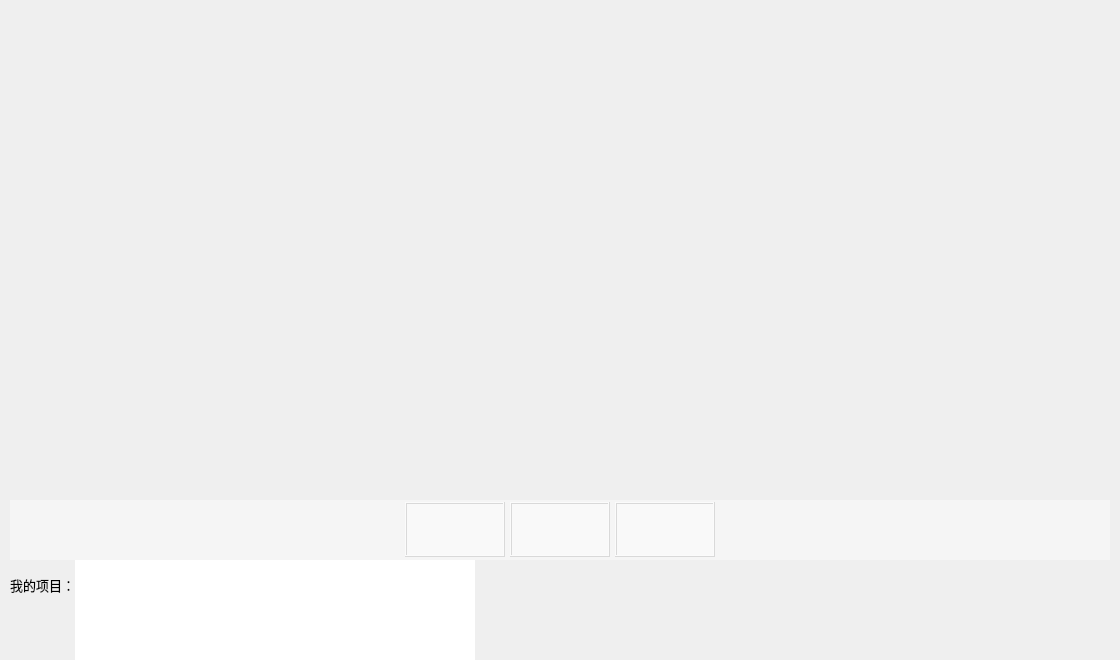
      <widget class="QWidget" name="tab_4_welcome">
       <attribute name="icon">
        <iconset resource="icon.qrc">
         <normaloff>:/new/prefix_icon/icon/home.png</normaloff>:/new/prefix_icon/icon/home.png</iconset>
       </attribute>
       <attribute name="title">
        <string/>
       </attribute>
       <layout class="QGridLayout" name="gridLayout_3">
        <property name="leftMargin">
         <number>0</number>
        </property>
        <property name="topMargin">
         <number>0</number>
        </property>
        <property name="rightMargin">
         <number>0</number>
        </property>
        <property name="bottomMargin">
         <number>0</number>
        </property>
        <property name="spacing">
         <number>0</number>
        </property>
        <item row="0" column="0">
         <widget class="QWidget" name="widget_5_central" native="true">
          <property name="sizePolicy">
           <sizepolicy hsizetype="Expanding" vsizetype="Expanding">
            <horstretch>0</horstretch>
            <verstretch>0</verstretch>
           </sizepolicy>
          </property>
          <layout class="QVBoxLayout" name="verticalLayout">
           <property name="spacing">
            <number>0</number>
           </property>
           <property name="leftMargin">
            <number>10</number>
           </property>
           <property name="topMargin">
            <number>0</number>
           </property>
           <property name="rightMargin">
            <number>10</number>
           </property>
           <property name="bottomMargin">
            <number>0</number>
           </property>
           <item>
            <widget class="QWidget" name="widget_6_pictrue" native="true">
             <property name="sizePolicy">
              <sizepolicy hsizetype="Expanding" vsizetype="Expanding">
               <horstretch>0</horstretch>
               <verstretch>0</verstretch>
              </sizepolicy>
             </property>
             <property name="minimumSize">
              <size>
               <width>1080</width>
               <height>500</height>
              </size>
             </property>
             <layout class="QGridLayout" name="gridLayout_5">
              <property name="leftMargin">
               <number>0</number>
              </property>
              <property name="topMargin">
               <number>0</number>
              </property>
              <property name="rightMargin">
               <number>0</number>
              </property>
              <property name="bottomMargin">
               <number>0</number>
              </property>
              <property name="spacing">
               <number>0</number>
              </property>
              <item row="2" column="0">
               <widget class="QLabel" name="label_7_picture">
                <property name="sizePolicy">
                 <sizepolicy hsizetype="Expanding" vsizetype="Expanding">
                  <horstretch>0</horstretch>
                  <verstretch>0</verstretch>
                 </sizepolicy>
                </property>
                <property name="minimumSize">
                 <size>
                  <width>1080</width>
                  <height>500</height>
                 </size>
                </property>
                <property name="autoFillBackground">
                 <bool>true</bool>
                </property>
                <property name="text">
                 <string/>
                </property>
                <property name="pixmap">
                 <pixmap resource="icon.qrc">:/new/prefix_photo/photo/picture1.jpeg</pixmap>
                </property>
                <property name="scaledContents">
                 <bool>true</bool>
                </property>
               </widget>
              </item>
              <item row="3" column="0">
               <widget class="QWidget" name="widget_7_shrink" native="true">
                <property name="enabled">
                 <bool>true</bool>
                </property>
                <property name="sizePolicy">
                 <sizepolicy hsizetype="Expanding" vsizetype="Minimum">
                  <horstretch>0</horstretch>
                  <verstretch>0</verstretch>
                 </sizepolicy>
                </property>
                <property name="minimumSize">
                 <size>
                  <width>1080</width>
                  <height>60</height>
                 </size>
                </property>
                <property name="styleSheet">
                 <string notr="true">QWidget
{
background-color :rgba(255, 255, 255,0.4);
}</string>
                </property>
                <layout class="QHBoxLayout" name="horizontalLayout_7">
                 <property name="spacing">
                  <number>5</number>
                 </property>
                 <property name="leftMargin">
                  <number>0</number>
                 </property>
                 <property name="topMargin">
                  <number>0</number>
                 </property>
                 <property name="rightMargin">
                  <number>0</number>
                 </property>
                 <property name="bottomMargin">
                  <number>0</number>
                 </property>
                 <item>
                  <spacer name="horizontalSpacer_5">
                   <property name="orientation">
                    <enum>Qt::Horizontal</enum>
                   </property>
                   <property name="sizeHint" stdset="0">
                    <size>
                     <width>377</width>
                     <height>20</height>
                    </size>
                   </property>
                  </spacer>
                 </item>
                 <item>
                  <widget class="QLabel" name="label_8_shrink_1">
                   <property name="sizePolicy">
                    <sizepolicy hsizetype="Maximum" vsizetype="Maximum">
                     <horstretch>0</horstretch>
                     <verstretch>0</verstretch>
                    </sizepolicy>
                   </property>
                   <property name="minimumSize">
                    <size>
                     <width>100</width>
                     <height>55</height>
                    </size>
                   </property>
                   <property name="maximumSize">
                    <size>
                     <width>100</width>
                     <height>55</height>
                    </size>
                   </property>
                   <property name="frameShape">
                    <enum>QFrame::Box</enum>
                   </property>
                   <property name="frameShadow">
                    <enum>QFrame::Raised</enum>
                   </property>
                   <property name="text">
                    <string/>
                   </property>
                   <property name="pixmap">
                    <pixmap resource="icon.qrc">:/new/prefix_photo/photo/picture1.jpeg</pixmap>
                   </property>
                   <property name="scaledContents">
                    <bool>true</bool>
                   </property>
                  </widget>
                 </item>
                 <item>
                  <widget class="QLabel" name="label_8_shrink_2">
                   <property name="sizePolicy">
                    <sizepolicy hsizetype="Maximum" vsizetype="Maximum">
                     <horstretch>0</horstretch>
                     <verstretch>0</verstretch>
                    </sizepolicy>
                   </property>
                   <property name="minimumSize">
                    <size>
                     <width>100</width>
                     <height>55</height>
                    </size>
                   </property>
                   <property name="maximumSize">
                    <size>
                     <width>100</width>
                     <height>55</height>
                    </size>
                   </property>
                   <property name="frameShape">
                    <enum>QFrame::Box</enum>
                   </property>
                   <property name="frameShadow">
                    <enum>QFrame::Raised</enum>
                   </property>
                   <property name="text">
                    <string/>
                   </property>
                   <property name="pixmap">
                    <pixmap resource="icon.qrc">:/new/prefix_photo/photo/picture2.jpeg</pixmap>
                   </property>
                   <property name="scaledContents">
                    <bool>true</bool>
                   </property>
                  </widget>
                 </item>
                 <item>
                  <widget class="QLabel" name="label_8_shrink_3">
                   <property name="sizePolicy">
                    <sizepolicy hsizetype="Maximum" vsizetype="Maximum">
                     <horstretch>0</horstretch>
                     <verstretch>0</verstretch>
                    </sizepolicy>
                   </property>
                   <property name="minimumSize">
                    <size>
                     <width>100</width>
                     <height>55</height>
                    </size>
                   </property>
                   <property name="maximumSize">
                    <size>
                     <width>100</width>
                     <height>55</height>
                    </size>
                   </property>
                   <property name="frameShape">
                    <enum>QFrame::Box</enum>
                   </property>
                   <property name="frameShadow">
                    <enum>QFrame::Raised</enum>
                   </property>
                   <property name="text">
                    <string/>
                   </property>
                   <property name="pixmap">
                    <pixmap resource="icon.qrc">:/new/prefix_photo/photo/picture3.jpeg</pixmap>
                   </property>
                   <property name="scaledContents">
                    <bool>true</bool>
                   </property>
                  </widget>
                 </item>
                 <item>
                  <spacer name="horizontalSpacer_4">
                   <property name="orientation">
                    <enum>Qt::Horizontal</enum>
                   </property>
                   <property name="sizeHint" stdset="0">
                    <size>
                     <width>377</width>
                     <height>20</height>
                    </size>
                   </property>
                  </spacer>
                 </item>
                </layout>
               </widget>
              </item>
             </layout>
            </widget>
           </item>
           <item>
            <widget class="QWidget" name="widget_6_projiect" native="true">
             <property name="sizePolicy">
              <sizepolicy hsizetype="Maximum" vsizetype="Maximum">
               <horstretch>0</horstretch>
               <verstretch>0</verstretch>
              </sizepolicy>
             </property>
             <property name="minimumSize">
              <size>
               <width>1100</width>
               <height>100</height>
              </size>
             </property>
             <property name="maximumSize">
              <size>
               <width>1100</width>
               <height>100</height>
              </size>
             </property>
             <layout class="QGridLayout" name="gridLayout_7">
              <property name="leftMargin">
               <number>0</number>
              </property>
              <property name="topMargin">
               <number>0</number>
              </property>
              <property name="rightMargin">
               <number>0</number>
              </property>
              <property name="bottomMargin">
               <number>0</number>
              </property>
              <property name="spacing">
               <number>0</number>
              </property>
              <item row="0" column="0">
               <widget class="QLabel" name="label_3">
                <property name="font">
                 <font>
                  <pointsize>10</pointsize>
                 </font>
                </property>
                <property name="text">
                 <string>我的项目：</string>
                </property>
               </widget>
              </item>
              <item row="0" column="1" rowspan="2">
               <widget class="QPushButton" name="pushButton">
                <property name="minimumSize">
                 <size>
                  <width>100</width>
                  <height>100</height>
                 </size>
                </property>
                <property name="styleSheet">
                 <string notr="true">QPushButton
{
background-color :#FFFFFF;
border-radius:0px;
}
QPushButton:hover
{
background-color :#FFFFFF;
border: 2px solid #5DAFE6;
}
QPushButton:pressed
{
background-color :#FFFFFF;
border: 2px solid #5DAFE6;
padding-left:2px;
padding-top:2px;
}</string>
                </property>
                <property name="text">
                 <string/>
                </property>
               </widget>
              </item>
              <item row="0" column="2" rowspan="2">
               <widget class="QPushButton" name="pushButton_2">
                <property name="minimumSize">
                 <size>
                  <width>100</width>
                  <height>100</height>
                 </size>
                </property>
                <property name="styleSheet">
                 <string notr="true">QPushButton
{
background-color :#FFFFFF;
border-radius:0px;
}
QPushButton:hover
{
background-color :#FFFFFF;
border: 2px solid #5DAFE6;
}
QPushButton:pressed
{
background-color :#FFFFFF;
border: 2px solid #5DAFE6;
padding-left:2px;
padding-top:2px;
}</string>
                </property>
                <property name="text">
                 <string/>
                </property>
               </widget>
              </item>
              <item row="0" column="3" rowspan="2">
               <widget class="QPushButton" name="pushButton_3">
                <property name="minimumSize">
                 <size>
                  <width>100</width>
                  <height>100</height>
                 </size>
                </property>
                <property name="styleSheet">
                 <string notr="true">QPushButton
{
background-color :#FFFFFF;
border-radius:0px;
}
QPushButton:hover
{
background-color :#FFFFFF;
border: 2px solid #5DAFE6;
}
QPushButton:pressed
{
background-color :#FFFFFF;
border: 2px solid #5DAFE6;
padding-left:2px;
padding-top:2px;
}</string>
                </property>
                <property name="text">
                 <string/>
                </property>
               </widget>
              </item>
              <item row="0" column="4" rowspan="2">
               <widget class="QPushButton" name="pushButton_4">
                <property name="minimumSize">
                 <size>
                  <width>100</width>
                  <height>100</height>
                 </size>
                </property>
                <property name="styleSheet">
                 <string notr="true">QPushButton
{
background-color :#FFFFFF;
border-radius:0px;
}
QPushButton:hover
{
background-color :#FFFFFF;
border: 2px solid #5DAFE6;
}
QPushButton:pressed
{
background-color :#FFFFFF;
border: 2px solid #5DAFE6;
padding-left:2px;
padding-top:2px;
}</string>
                </property>
                <property name="text">
                 <string/>
                </property>
               </widget>
              </item>
              <item row="1" column="5">
               <spacer name="horizontalSpacer_6">
                <property name="orientation">
                 <enum>Qt::Horizontal</enum>
                </property>
                <property name="sizeHint" stdset="0">
                 <size>
                  <width>612</width>
                  <height>20</height>
                 </size>
                </property>
               </spacer>
              </item>
             </layout>
            </widget>
           </item>
          </layout>
         </widget>
        </item>
       </layout>
      </widget>
